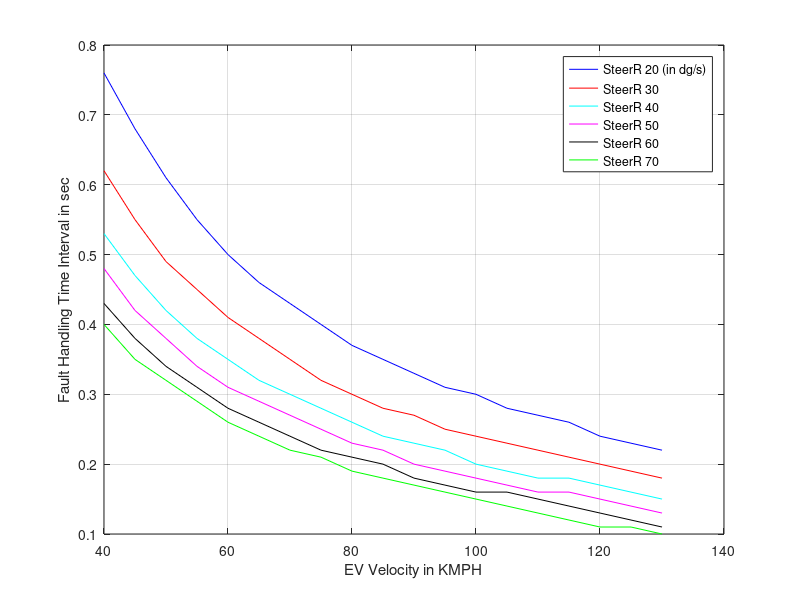
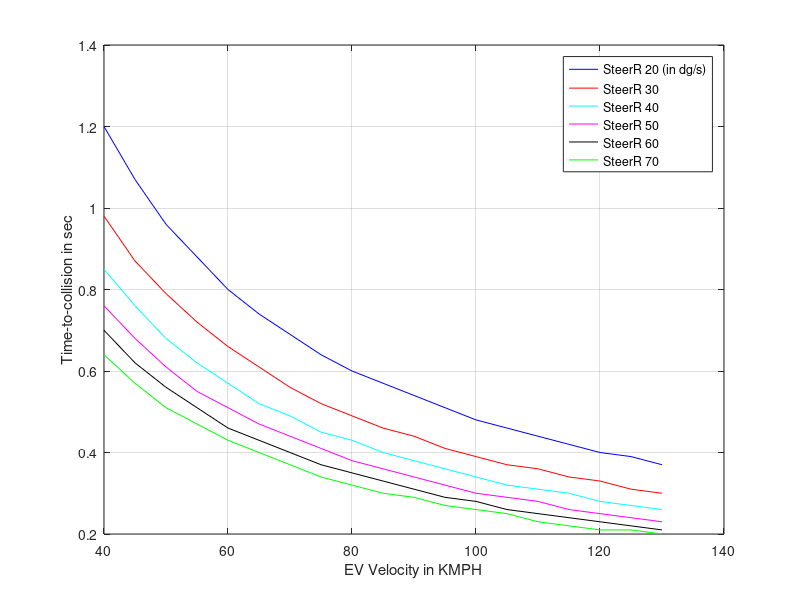

These charts were generated, in order, by the following MATLAB code: (Note: this script raises an error after producing the figures.)
%% Clean workspace and close all
clear all
close all
clc
%% Constraint for parameter

KK = 0;
Str_Ang_Rate=[];
x_speed=[];
y_TTC=[];
z_FHTI=[];
for SteerAngRate_EV_Comp = 20 : 10 : 70
    Speed = [];
    TimeDur = [];
    DataTTC = [];
    AAy=[];
    for EgoVehicleSpeed = 40 : 5 : 130
        
        Vx_EV = EgoVehicleSpeed/3.6;
        Dist2Bondary = 0.3;
        TargetVehicleSpeed = 130/3.6;
        Ay_TV = 0;
        %%
        LaneWidth = 3.66;
        TruckWidth = 3.05;
        WheelBase = 5.79;
        SRR = 18;
       
        R2D = 57.3;
        Ay = -Vx_EV^2 * tand(SteerAngRate_EV_Comp/SRR)/WheelBase;
        AyComp = Vx_EV^2 * tand(SteerAngRate_EV_Comp/SRR)/WheelBase;
        % Saturation: If acceleration is more than 1g. Need to saturate
        if abs(AyComp) > 9.81
            AyComp = sign(AyComp)*9.81;
        else
            AyComp = AyComp;
        end
        dT = 0.01;                                      % Sample time
        VelY = 0;
        DistCovered = 0;
        K = 0;
 %% TTC computation
        Flag = false;
        while(Flag == false)
          
            IC2 = Ay - Ay_TV;
            VelY = VelY + dT * IC2;
            DistCovered = DistCovered + dT*VelY;
            K = K + 1;
            if (abs(DistCovered) >= Dist2Bondary)
                Flag = true;
            end
        end
        TTC = K * dT;
        %% Dist covered during response time
        for ijk = TTC : -dT : 0.001
           
        IC = 0;
        VelY = 0;
        DistCovered = 0;
        Flag = false;
        C = 0;
        %% FHTI calculation
        for i = 0 : dT : ijk
            IC2 = Ay - Ay_TV;
            VelY = VelY + dT * IC2;
            DistCovered = DistCovered + dT*VelY;
        end
        DistCovered1 = abs(DistCovered);
 %% 
        Flag = false;
        N = 0;
        Pev_VelY = VelY;
        DistCovered = 0;
        while(Flag == false)
            
            VelY = VelY + dT * AyComp;
            DistCovered = DistCovered + dT*VelY;
            if sign(VelY) ~= sign(Pev_VelY)
                Flag = true;
            end
            N = N + 1;
        end
        
        DistCovered2 = abs(DistCovered);
        TotalDist = DistCovered1 + DistCovered2;
        if abs(TotalDist) < (Dist2Bondary-0.05)
            break;
        end
        end
        Speed = [Speed EgoVehicleSpeed];
        TimeDur = [TimeDur ijk];
        DataTTC = [DataTTC TTC];
        AAy=[AAy Ay];
        
        Str_Ang_Rate=[Str_Ang_Rate SteerAngRate_EV_Comp];
    end
    x_speed=[x_speed Speed]; 
    y_TTC=[y_TTC DataTTC];
    z_FHTI=[z_FHTI TimeDur];
    KK = KK + 1; 
    SSSS(KK,:) = Speed;
    TTTT(KK,:) = TimeDur;
    TTCC(KK,:) = DataTTC;
    AAAY(KK,:)=  AAy;
end
%% Plots
figure(1)
plot(SSSS(1,:),TTTT(1,:),'b');
hold on;
grid on;
plot(SSSS(2,:),TTTT(2,:),'r');
plot(SSSS(3,:),TTTT(3,:),'c');
plot(SSSS(4,:),TTTT(4,:),'m');
plot(SSSS(5,:),TTTT(5,:),'k');
plot(SSSS(6,:),TTTT(6,:),'g');

legend('SteerR 20 (in dg/s)','SteerR 30','SteerR 40','SteerR 50','SteerR 60','SteerR 70','Location','Best');
xlabel('EV Velocity in KMPH');
ylabel('Fault Handling Time Interval in sec');

f=gcf;
saveas(f,'LanechangeIncorrectlyalert_29_1_FHTI.jpg');

figure(2)
plot(SSSS(1,:),TTCC(1,:),'b');
hold on;
grid on;
plot(SSSS(2,:),TTCC(2,:),'r');
plot(SSSS(3,:),TTCC(3,:),'c');
plot(SSSS(4,:),TTCC(4,:),'m');
plot(SSSS(5,:),TTCC(5,:),'k');
plot(SSSS(6,:),TTCC(6,:),'g');

legend('SteerR 20 (in dg/s)','SteerR 30','SteerR 40','SteerR 50','SteerR 60','SteerR 70','Location','Best');
xlabel('EV Velocity in KMPH');
ylabel('Time-to-collision in sec');

f=gcf;
saveas(f,'LanechangeIncorrectlyalert_29_1_TTC.jpg');
%% excel write
Str_Ang_Rate=Str_Ang_Rate';
x_speed=x_speed';
y_TTC=y_TTC';
z_FHTI=z_FHTI';
data={'Str_ang_rate','Vehicle_Speed','TTC','FHTI'};
xlswrite('Functional_Safety_Scenarios',data,'LanechangeIncorrectlyalert_29_1','A1');
xlswrite('Functional_Safety_Scenarios',Str_Ang_Rate,'LanechangeIncorrectlyalert_29_1','A2');
xlswrite('Functional_Safety_Scenarios',x_speed,'LanechangeIncorrectlyalert_29_1','B2');
xlswrite('Functional_Safety_Scenarios',y_TTC,'LanechangeIncorrectlyalert_29_1','C2');
xlswrite('Functional_Safety_Scenarios',z_FHTI,'LanechangeIncorrectlyalert_29_1','D2');


folder = pwd;
excelFileName = 'Functional_Safety_Scenarios.xls';
fullFileName = fullfile(folder, excelFileName);
objExcel = actxserver('Excel.Application');
objExcel.Visible = true;
ExcelWorkbook = objExcel.Workbooks.Open(fullFileName);
oSheet = objExcel.ActiveSheet;
imageFolder = fileparts(which('LanechangeIncorrectlyalert_29_1_TTC.jpg'));
imageFullFileName = fullfile(imageFolder, 'LanechangeIncorrectlyalert_29_1_TTC.jpg');
Shapes = oSheet.Shapes;
Shapes.AddPicture(imageFullFileName, 0, 1, 400, 20, 400, 300);

imageFolder1 = fileparts(which('LanechangeIncorrectlyalert_29_1_FHTI.jpg'));
imageFullFileName1 = fullfile(imageFolder, 'LanechangeIncorrectlyalert_29_1_FHTI.jpg');
Shapes.AddPicture(imageFullFileName1, 0, 1, 850, 20, 400, 300);

objExcel.DisplayAlerts = false;
ExcelWorkbook.SaveAs(fullFileName);
ExcelWorkbook.Close(false);
objExcel.Quit; 